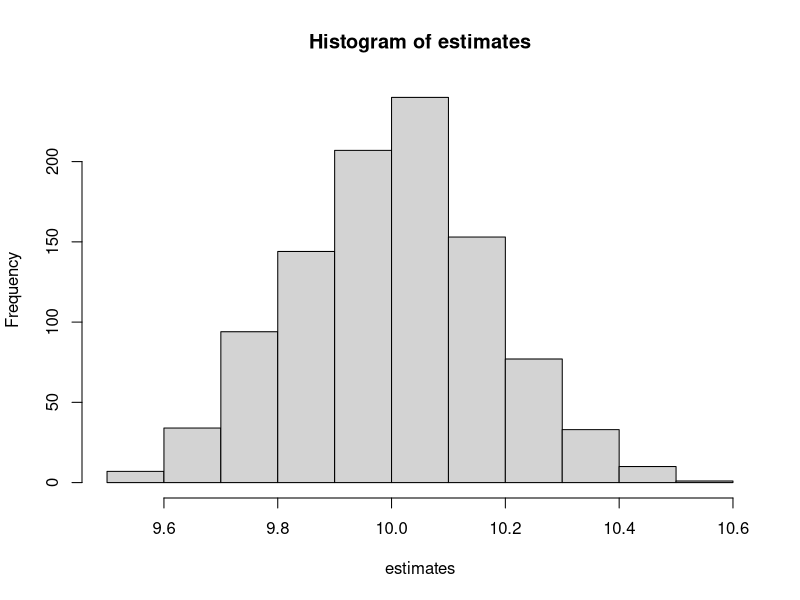
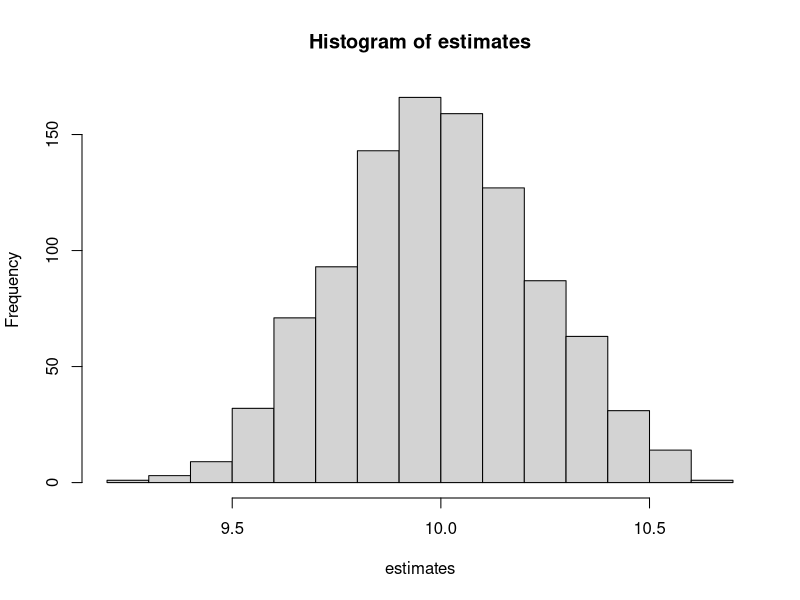
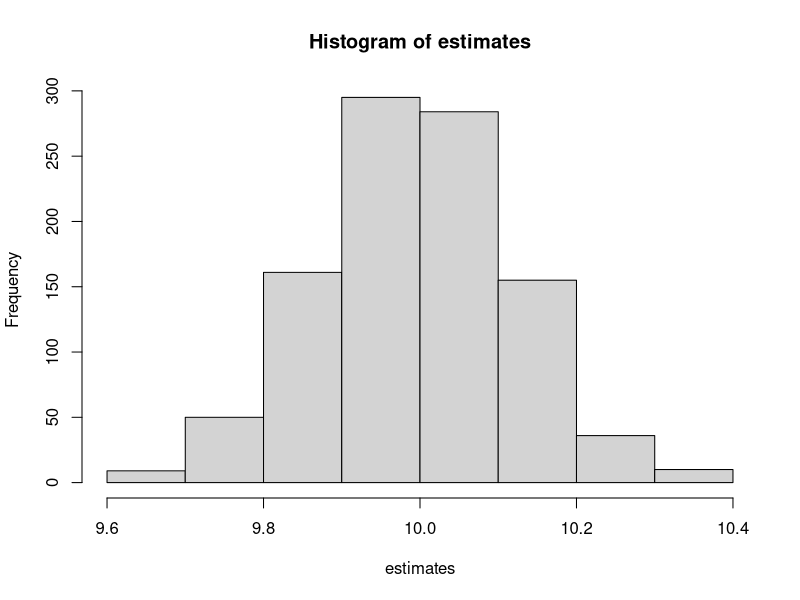
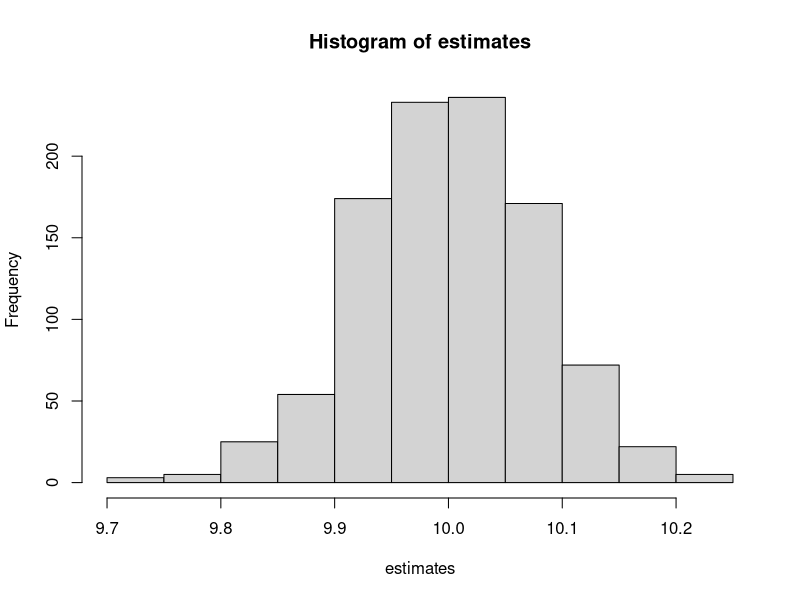

Recreate these plots in R, in order.
fisher_scoring_mle <- function(x, tol = 1e-5, max_iter = 1000) {
  n <- length(x)
  theta_k <- mean(x) # Initial guess
  error <- Inf
  iter <- 0
  while(error > tol && iter < max_iter) {
    sum_term <- sum(1 / (1 + exp(x - theta_k)))
    theta_next <- theta_k + 3 - (6 / n) * sum_term
    
    error <- abs(theta_next - theta_k)
    theta_k <- theta_next
    iter <- iter + 1
  }
  if(iter == max_iter) {
    warning("Maximum iterations reached without convergence.")
  }
  return(list(mle = theta_k, iterations = iter))
}

## For theta = 0
t <- 0
sample_size <- 100
sample_0 <- rlogis(sample_size, t, 1)
fisher_scoring_mle(sample_0)



## Histograms for different number of samples
t <- 10 # theta = 10
num_sims <- 1000

# n = 100
sample_size <- 100
estimates <- c(num_sims)
for (i in 1:num_sims){
  sample_0 <- rlogis(sample_size, t, 1)
  estimates[i] = fisher_scoring_mle(sample_0)$mle
}
hist(estimates)

# n = 50
sample_size <- 50
estimates <- c(num_sims)
for (i in 1:num_sims){
  sample_0 <- rlogis(sample_size, t, 1)
  estimates[i] = fisher_scoring_mle(sample_0)$mle
}
hist(estimates)

# n = 200
sample_size <- 200
estimates <- c(num_sims)
for (i in 1:num_sims){
  sample_0 <- rlogis(sample_size, t, 1)
  estimates[i] = fisher_scoring_mle(sample_0)$mle
}
hist(estimates)

# n = 500
sample_size <- 500
estimates <- c(num_sims)
for (i in 1:num_sims){
  sample_0 <- rlogis(sample_size, t, 1)
  estimates[i] = fisher_scoring_mle(sample_0)$mle
}
hist(estimates)
